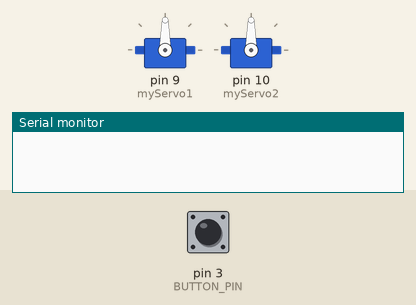
This program was run on a simulated Arduino Nano, built with avr-gcc and run on an emulated ATmega328P. Shown: 2 × servo, the last lines printed to the serial monitor. The test bench sets the inputs (shaded band); at power-on: pin 3 (BUTTON_PIN) HIGH.

Above: at 1.2 s.
1.3 s: pin 3 (BUTTON_PIN) pulled LOW for 0.15 s
At 1.52 s:
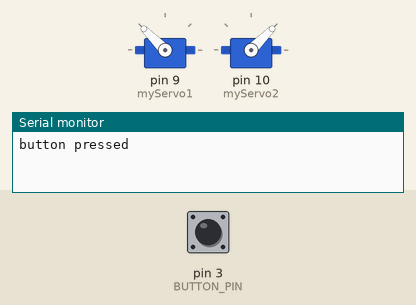
3.1 s: pin 3 (BUTTON_PIN) pulled LOW for 1 s
At 3.34 s:
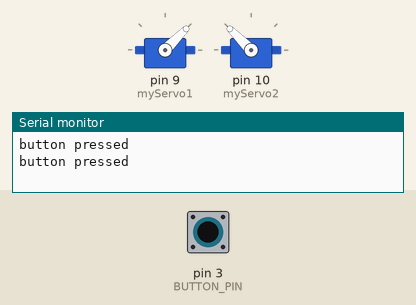
Timing chart, 0 to 6.1 s (numbered marks = the images above; inputs shaded):
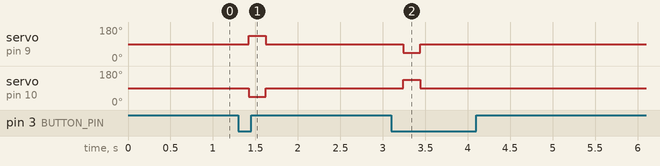

Measured:
- after the input at 1.3 s, servo on pin 9 (myServo1): 90° → 135° after 0.12 s, → 90° 0.20 s later; servo on pin 10 (myServo2): 90° → 45° after 0.12 s, → 90° 0.20 s later
- after the input at 3.1 s, servo on pin 9 (myServo1): 90° → 45° after 0.14 s, → 90° 0.20 s later; servo on pin 10 (myServo2): 90° → 135° after 0.14 s, → 90° 0.20 s later

The program:

main.cpp
```cpp
#include <Arduino.h>
#include <Servo.h>

#define BUTTON_PIN 3

int buttonState = HIGH;
int previousButtonState = HIGH;
Servo myServo1;
Servo myServo2;
int pos = 90;
//0 open; 1 closed;
int helmetState = 0;
int helmetStateChanged = false;

void setup() {
  Serial.begin(9600);
  pinMode(BUTTON_PIN, INPUT_PULLUP);
  myServo1.attach(9);
  myServo2.attach(10);
}

void changeHelmetState(){
  if(helmetStateChanged == true) return;
  switch(helmetState){
    case 0:
    helmetState = 1;
    helmetStateChanged = true;
    break;
    case 1:
    helmetState = 0;
    break;
    default:
    break;
  }
  helmetStateChanged = true;
  delay(20);
}

void loop() {
  // Serial.println(digitalRead(BUTTON_PIN));
  int currentBtnState = digitalRead(BUTTON_PIN);

  if(currentBtnState == LOW && currentBtnState != previousButtonState){
    changeHelmetState();
    Serial.println("button pressed");
  }
  previousButtonState = currentBtnState;
  delay(100);

  // for(pos = 0; pos <= 180; pos++){
  //   myServo.write(pos);
  //   delay(15);
  // }
  // for(pos = 180; pos >= 0; pos--){
  //   myServo.write(pos);
  //   delay(15);
  // }

  if(helmetStateChanged){
    switch(helmetState){
      case 1:
      pos = 135;
      myServo1.write(135);
      myServo2.write(45);
      changeHelmetState();
      delay(200);
      myServo1.write(90);
      myServo2.write(90);
      break;
      case 0:
      pos = 45;
      myServo1.write(45);
      myServo2.write(135);
      changeHelmetState();
      delay(200);
      myServo1.write(90);
      myServo2.write(90);
      break;
      default:
      myServo1.write(90);
      myServo2.write(90);
      break;
    }
    helmetStateChanged = false;
  }
}
```
